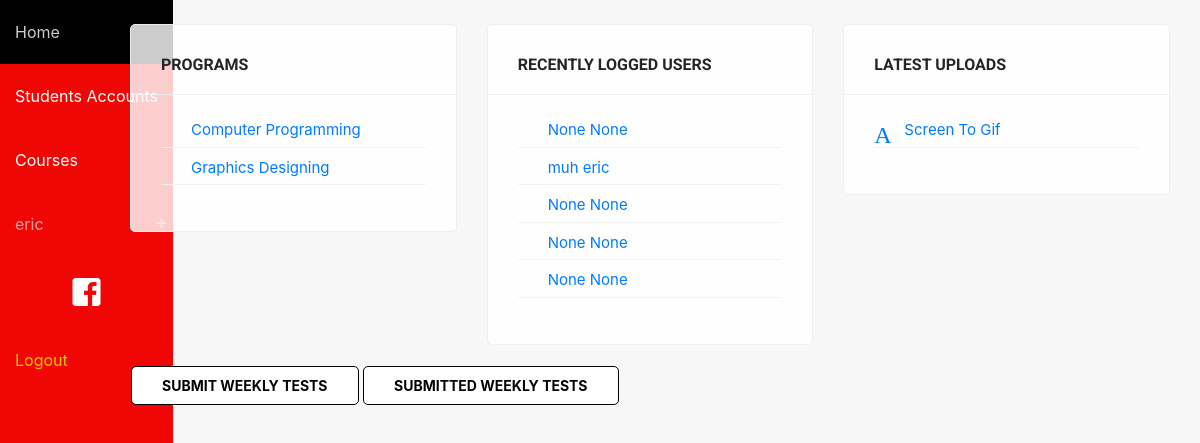
Screenshot of / (signed in) with the database file from the repository.
### sems/models.py (models this page shows, shortened)
class Student(models.Model):
    user = models.OneToOneField(User, on_delete=models.CASCADE, null=True)
    first_name = models.CharField(max_length=100, null=True)
    last_name = models.CharField(max_length=100, null=True)
    picture = models.ImageField(null=True, blank=True, default='no-img.png')
    website = models.URLField(max_length=100, null=True, blank=True)
    email = models.EmailField(max_length=100, null=True)
    program = models.ForeignKey(Program, on_delete=models.SET_NULL, null=True)
    country = models.ForeignKey(State, on_delete=models.SET_NULL, null=True)
    city = models.CharField(max_length=100, null=True)
    course = models.ManyToManyField(Course, related_name='course', blank=True)
    course_teacher = models.ManyToManyField(Course, related_name='course_teacher', blank=True)
    viti = models.IntegerField(choices=YEARS, default=1)
    semester = models.IntegerField(choices=SEMESTER, default=1)
    level = models.CharField(max_length=100, choices=LEVELS, default=1)

class Program(models.Model):
    name = models.CharField(max_length=150)
    summary = models.TextField(null=True, blank=True)

class Upload(models.Model):
    name = models.CharField(max_length=100)
    course = models.ForeignKey(Course, on_delete=models.CASCADE)
    file = models.FileField(upload_to='files/', validators=[FileExtensionValidator(['pdf', 'docx', 'doc', 'xls', 'xlsx', 'ppt', 'pptx', 'zip', 'rar', '7zip'])])
    upload_time = models.DateTimeField(default=datetime.now, null=True)
    def __str__(self):
        return str(self.file)[6:]

### sems/views.py (the view)
# urls.py: re_path(r'^$', views.home_view, name='home'),
def home_view(request):
    uploads = Upload.objects.all().order_by('-upload_time')[:5]
    programs = Program.objects.all()
    users = User.objects.all().order_by('-last_login')[:5]
    news = New.objects.all().order_by('-create_date')[:3]
    if request.user.is_authenticated:
        return render (
            request, 'home.html', {'uploads': uploads, 'programs': programs, 'users': users, 'news': news},
        )
    else:
        return redirect('login')

### sems/templates/home.html (shortened to what this page needs)
{% extends 'base_generic.html' %}
{% block content %}
<div class="container">
    <div class="row">
        {% if news %}
                    {% load static %}
        {% endif %}
        <div class="col-md-4 col-sm-6 col-xs-12">
            <div class="card-box">
                <h6>Programs</h6>
                <ul class="list-unstyled">
                    {% for program in programs %}
                    <a href="{% url 'program_single' pk=program.pk %}"><li>{{ program.name }}</li></a>
                    {% endfor %}
                </ul>
            </div>
        </div>
        <div class="col-md-4 col-sm-6 col-xs-12">
            <div class="card-box">
                <h6>Recently logged users</h6>
                <ul class="list-unstyled">
                    {% for user in users %}
                    <a href="{% url 'student_detail' pk=user.student.pk %}"><li>{{ user.student.first_name }} {{ user.student.last_name }}</li></a>
                    {% endfor %}
                </ul>
            </div>
        </div>
        <div class="col-md-4 col-sm-6 col-xs-12">
            <div class="card-box">
                <h6>Latest uploads</h6>
                {% load static %}
                <ul class="list-unstyled">
                    {% for upload in uploads %}
                    <li><a href="{% url 'course_detail' pk=upload.course.pk %}" title="{{ upload }}"><i class="material-icons">Attachment</i> {{ upload.name }}</a></li>
                    {% endfor %}
                </ul>
            </div>
        </div>
        <div class="col-md-12 col-xs-12">
            <div class="empty-box">
                <a href="{% url 'provimet' %}" class="btn btn-primary">Submit Weekly Tests</a>
                <a href="{% url 'provimet_paraqitura' %}" class="btn btn-primary">Submitted Weekly Tests</a>
            </div>
        </div>
    </div>
</div>
{% endblock %}

### sems/templates/base_generic.html (shortened to what this page needs)
{% load static %}
<html>
<head>
    <link rel="stylesheet" href="https://use.fontawesome.com/releases/v5.7.1/css/all.css">
    <link rel="stylesheet" href="{% static 'css/bootstrap.min.css' %}">
    <link rel="stylesheet" href="{% static 'css/main.css' %}">
    <link rel="stylesheet" href="{% static 'fonts/fontawesome-all.min.css' %}">
</head>
<body>
    <div class="wrapper">
        <div class="container-fluid">
            <div class="row">
                <div class="no-padding col-md-1 col-sm-4">
                    <header>
                        <nav>
                            {% url 'home' as hom %} {% url 'students' as acc %} {% url 'programs' as prog %} {% url 'login' as log %} {% url 'student_detail' pk=user.student.pk as sd %}
                            <a href="{% url 'home' %}" {% if request.path == hom %} class="active" {% endif %}>Home</a>
                            <a href="{% url 'students' %}" {% if request.path == acc %} class="active" {% endif %}>Students Accounts</a>
                            <a href="{% url 'programs' %}" {% if request.path == prog %} class="active" {% endif %}>Courses</a>
                            <div>
                                {% if not user.is_authenticated  %}
                                <a href="{% url 'login' %}" {% if request.path == log %} class="active" {% endif %}>Login</a> {% else %}
                                <div class="dd">
                                    <a {% if request.path == sd %} class="active" {% endif %}>{{ user.student.first_name }}</a>
                                </div>
                                {% endif %}
                            </div>
                            <a href="https://www.facebook.com/Kampabits/" class="text-center" title="Visit Us on Facebook" target="_blank"><i class="fab fa-facebook-square fa-2x"></i></a>
                            <a class="text-warning" href="{% url 'logout' %}">
                                Logout
                            </a>
                        </nav>
                    </header>
                </div>
                <div class="col-md-11 col-sm-8">
                    <br>
                    {% block content %} {% endblock %}
                </div>
            </div>
        </div>
    </div>
</body>
</html>

### sems/static/css/main.css (style rules this page uses)
* { --main-color: #006992; }
body { display: flex; flex-direction: column; background-color: #f7f7f7; min-height: 100vh; }
.wrapper { flex: 1; }
.no-padding { padding: 0; }
nav { background-color:rgb(241, 6, 6); margin-bottom: 15px; border-bottom: 1px solid #eee; height: 100vh; position: fixed; min-width: 150px; }
nav a { display: block; padding: 20px 15px; color: white; transition: 100ms ease; }
a.active { color: rgba(255,255,255,.8); background-color: black; }
.dd::before, .minus::before { content: '+'; position: absolute; right: 0; font-size: 20px; margin-top: 15px; margin-right: 5px; }
.dd { position: relative; cursor: pointer; display: block; color: rgba(255,255,255,.6); }
.shadow-box, .card-box, .empty-box { padding: 30px; border-radius: 5px; margin-bottom: 10px; display: block; border: 1px solid #eee; position: relative; background-color: rgba(255,255,255,.8); position: relative; overflow: hidden; }
.card-box:not(.no-shade)::before { content: ''; width: 100%; height: 70px; border-bottom: 1px solid #eee; z-index: 1; left: 0; top: 0; position: absolute; }
.card-box h6 { z-index: 5; margin-bottom: 40px; text-transform: uppercase; font-family: "Roboto"; font-weight: bold; }
.empty-box { border-color: transparent; background-color: transparent; padding: 10px 0; }
.card-box ul { margin-top: 25px; }
.card-box li, .card-box .label { margin-bottom: 4px; font-size: 15px; border-bottom: 1px solid #f2f2f2; position: relative; transition: 150ms ease; }
.card-box li { padding-left: 30px; padding-top: 5px; padding-bottom: 5px; }
.btn { border: none; text-transform: uppercase; font-size: normal; font-weight: bold; border-radius: 10px; position: relative; padding: 6px 20px; padding-left: 30px; }
.btn-primary, .empty-box a.btn-primary, .empty-box button.btn-primary, input.btn-primary, .btn-third, .btn-danger { border-radius: 5px; background-color: #fff; border: 1px solid rgb(7, 7, 7); color: rgb(3, 3, 3); font-size: 14px; box-shadow: none; padding: 8px 30px; background: #fff; border-color: black; }
.material-icons, .label .material-icons { position: absolute; left: 0; }

### rows the page displays
Program: name "Computer Programming"
Program: name "Graphics Designing"
Upload: name "Screen To Gif"

### other values shown
{{ user.student.first_name }} "eric"
{{ user.student.first_name }} "None"
{{ user.student.last_name }} "None"
{{ user.student.first_name }} "muh"
{{ user.student.last_name }} "eric"
